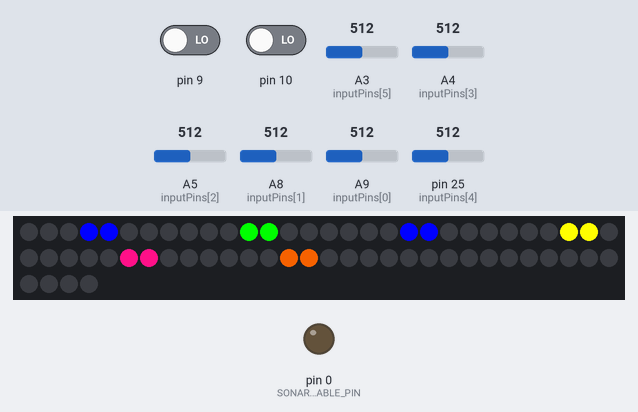
A sketch run on a simulated Teensy 4. On the bench: 64 RGB LEDs in strip order, left to right, continuing on the next row, output pins drawn as LEDs (lit = HIGH). The test bench sets the inputs (shaded band); at power-on: A3 (inputPins[5]) = 512, A4 (inputPins[3]) = 512, pin 25 (inputPins[4]) = 512, pin 9 LOW, pin 10 LOW, A5 (inputPins[2]) = 512, A8 (inputPins[1]) = 512, A9 (inputPins[0]) = 512. What the sketch prints to the serial monitor is not drawn.

Above: at 0.07 s.
At 1.2 s:
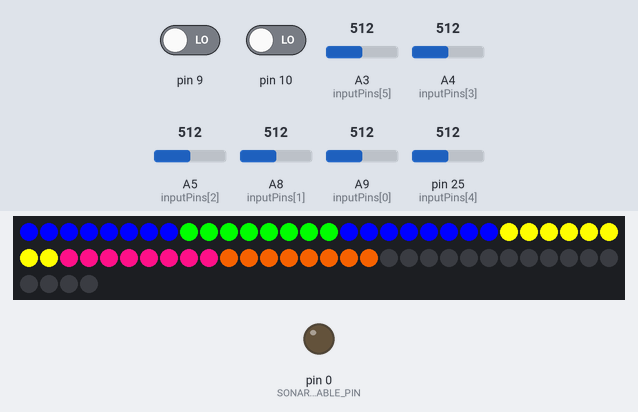
1.3 s: A3 (inputPins[5]) set to 691
2.8 s: A3 (inputPins[5]) set to 719
4.5 s: A4 (inputPins[3]) set to 693
6.0 s: A4 (inputPins[3]) set to 716
At 6.7 s:
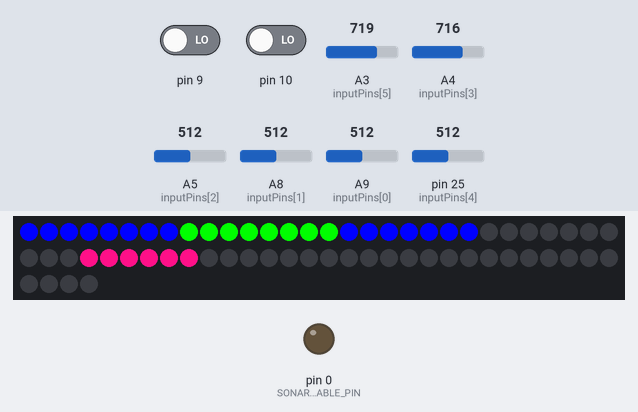
7.8 s: pin 25 (inputPins[4]) set to 691
9.3 s: pin 25 (inputPins[4]) set to 709
Timing chart, 0 to 12.1 s (numbered marks = the images above; inputs shaded):
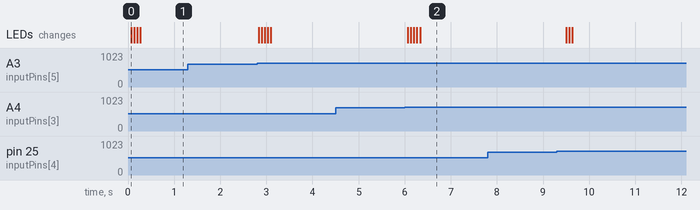

The sketch:

TeensyStaircaseV5LEDanimation.ino
```cpp
#include <OctoWS2811.h>

const int ledsPerStrip = 8;
const int numberOfTreads = 6;

DMAMEM int displayMemory[ledsPerStrip*numberOfTreads];
int drawingMemory[ledsPerStrip*numberOfTreads];

const int config = WS2811_GRB | WS2811_800kHz;

OctoWS2811 leds(ledsPerStrip, displayMemory, drawingMemory, config);

#define RED     0xFF0000
#define GREEN   0x00FF00
#define BLUE    0x0000FF
#define YELLOW  0xFFFF00
#define PINK    0xFF1088
#define ORANGE  0xE05800
#define WHITELED   0xFFFFFF
#define LEDOFF  0x000000

//#define THRESHOLD 50
#define SCAN_DELAY 200
#define SET_SENSITIVITY 700
#define SONAR_SENSITIVITY 70
#define LASER_SENSITIVITY 700
#define SONAR_ENABLE_PIN 0

int needsLighting[numberOfTreads] = {0, 0, 0, 0, 0, 0}; // 0 = off; 1 = lighting; 2 = unlighting;
elapsedMillis sinceLastLedScan = 0;
int treadNumber = 0;
int lastSong = 0;

int lastReadings[numberOfTreads];
int sustainState = 0;
int sensitivity = 0;
int sensitivities[] = {LASER_SENSITIVITY, LASER_SENSITIVITY, LASER_SENSITIVITY, LASER_SENSITIVITY, LASER_SENSITIVITY, LASER_SENSITIVITY};
int inputPins[] = {A9, A8, A5, A4, A11, A3};
int states[] = {0, 0, 0, 0, 0, 0};
int ledStarts[] = {0, ledsPerStrip, (ledsPerStrip * 2), (ledsPerStrip * 3), (ledsPerStrip * 4), (ledsPerStrip * 5)};
int colors[] = {BLUE, GREEN, BLUE, YELLOW, PINK, ORANGE, WHITELED};
int nextLefts[] = {(ledsPerStrip/2 - 1), (ledsPerStrip + (ledsPerStrip/2 - 1)), ((ledsPerStrip * 2) + (ledsPerStrip/2 - 1)), ((ledsPerStrip * 3) + (ledsPerStrip/2 - 1)), ((ledsPerStrip * 4) + (ledsPerStrip/2 - 1)), ((ledsPerStrip * 5) + (ledsPerStrip/2 - 1))};
int nextRights[] = {(ledsPerStrip/2), (ledsPerStrip + (ledsPerStrip/2)), ((ledsPerStrip * 2) + (ledsPerStrip/2)), ((ledsPerStrip * 3) + (ledsPerStrip/2)), ((ledsPerStrip * 4) + (ledsPerStrip/2)), ((ledsPerStrip * 5) + (ledsPerStrip/2))};

struct Tread {
    int numNotes;
    int notes[4];
};

//Mary Had Lamb with Chords defined
struct Tread treads[][6] = {{ {1, {48,56,59}},
                              {1, {50,57,60}},
                              {1, {52,59,62}},
                              {1, {53,61,64}},
                              {1, {55,63,66}},
                              {1, {57,65,68}}
                            }};

//Beethonven's Fifth Chords defined
struct Tread fifthTreads[][6] =  {{ {3, {47,51,54}},
                                    {3, {48,52,55}},
                                    {3, {50,54,57}},
                                    {3, {52,56,59}},
                                    {3, {57,61,64}},
                                    {3, {57,61,64}}
                                 }};

//Smoke on the Water
struct Tread smokeTreads[][6] = {{  {3, {48,52,55}},
                                    {3, {51,55,58}},
                                    {3, {53,57,60}},
                                    {3, {54,58,61}},
                                    {3, {57,61,64}},
                                    {3, {61,65,68}}
                                  }};


//Mary Had Lamb with Chords defined
struct Tread maryTreads[][6] = {{ {1, {52,56,59}},
                                  {1, {53,57,60}},
                                  {1, {55,59,62}},
                                  {1, {57,61,64}},
                                  {1, {57,61,64}},
                                  {1, {57,61,64}}
                                }};

//Louie Louie
struct Tread louieTreads[][6] =  {{ {1, {55,59,62}},
                                    {1, {62,66,69}},
                                    {1, {64,68,71}},
                                    {1, {65,69,72}},
                                    {1, {57,61,64}},
                                    {1, {57,61,64}}
                                 }};

// Carol of the Bells Melody NO CHORDS
struct Tread bellMelTreads[][6] =    {{ {1, {67,0,0}},
                                        {1, {68,0,0}},
                                        {1, {69,0,0}},
                                        {1, {70,0,0}},
                                        {1, {57,61,64}},
                                        {1, {57,61,64}}
                                     }};

// Carol of the Bells Bass
struct Tread bellBassTreads[][6] =   {{ {1, {50,54,57}},
                                        {1, {52,56,59}},
                                        {1, {53,57,60}},
                                        {1, {55,59,62}},
                                        {1, {57,61,64}},
                                        {1, {57,61,64}}
                                     }};

void readTread(void) {
  struct Tread * tread = &treads[0][treadNumber];
  int reading = analogRead(inputPins[treadNumber]);
    //Serial.print(treadNumber);
    //Serial.print(" ");
    /*Serial.print(reading);
    Serial.print(" ");
    if (treadNumber == 5) {
      Serial.println(" ");
    }*/

  //if(abs(reading - lastReadings[treadNumber]) < 5) {
  if(reading > sensitivities[treadNumber]) {
    if(states[treadNumber] == 1) {
      if(digitalRead(9)) {
        usbMIDI.sendNoteOff(tread->notes[0], 0, (1));
        needsLighting[treadNumber] = 2;
      } else {
        for(int i = 0; i < tread->numNotes; i++) {
          usbMIDI.sendNoteOff(tread->notes[i], 0, (1));
          needsLighting[treadNumber] = 2;
        }
      }
      states[treadNumber] = 0;
    }
  } else {
    if(states[treadNumber] == 0) {
      if(digitalRead(9)) {
        usbMIDI.sendNoteOn(tread->notes[0], 127, (1));
        //lightTread(tread->ledStart, tread->color);
        needsLighting[treadNumber] = 1;
        Serial.println(treadNumber);
      } else {
        for(int i = 0; i < tread->numNotes; i++) {
          usbMIDI.sendNoteOn(tread->notes[i], 127, (1));
          //lightTread(tread->ledStart, tread->color);
          needsLighting[treadNumber] = 1;
          Serial.println(treadNumber);
        }
      }
      //digitalWrite(13,HIGH);
      states[treadNumber] = 1;
    }
  }
  //}
  lastReadings[treadNumber] = reading;
}

void colorWipe(int color, int wait)
{
  for (int i=0; i < ledsPerStrip; i++) {
    leds.setPixel(i, color);
    //leds.show();
    //delayMicroseconds(wait);
  }
  leds.show();
}

void lightTread(int ledStart, int color)
{
  int ledEnd = ledStart + ledsPerStrip;
  for (int i=ledStart; i < ledEnd; i++) {
    leds.setPixel(i, color);
    //leds.show();
    //delayMicroseconds(wait);
  }
  leds.show();
}

void lightOff(int ledStart)
{
  int ledEnd = ledStart + ledsPerStrip;
  for (int i=ledStart; i < ledEnd; i++) {
    leds.setPixel(i, 0x000000);
  }
  leds.show();
}

void setup() {
    //for (int i=0; i<numberOfTreads; i++) {
      pinMode(A3,INPUT);
      pinMode(A4,INPUT);
      pinMode(A5,INPUT);
      pinMode(A8,INPUT);
      pinMode(A9,INPUT);
      pinMode(A11,INPUT_PULLUP);
      pinMode(A14,INPUT_PULLUP);
      pinMode(0,OUTPUT);
    //}
    leds.begin();
    leds.show();
    digitalWrite(13,LOW);
    Serial.begin(9600);
    Serial.print(leds.numPixels());
    Serial.print(" pixels ===================================================");
    //bmemcpy(treads, smokeTreads, sizeof(treads));
}

elapsedMillis sinceLastReading = 0;

void loop() {
  // LED Animation:
  if (sinceLastLedScan > 64) {
    for(int i=0; i<numberOfTreads; i++) {
        if (needsLighting[i] == 1) {
          leds.setPixel(nextLefts[i], colors[i]);
          leds.setPixel(nextRights[i], colors[i]);
          nextLefts[i]--;
          nextRights[i]++;
          if (nextLefts[i]  <  ledStarts[i]) {
            needsLighting[i] = 0;
          }
        } else if (needsLighting[i] == 2) {
          leds.setPixel(nextLefts[i], LEDOFF);
          leds.setPixel(nextRights[i], LEDOFF);
          nextLefts[i]++;
          nextRights[i]--;
          if (nextLefts[i]  >  (ledStarts[i] + (ledsPerStrip/2 -1))) {
            needsLighting[i] = 2;
            nextLefts[i] = (ledStarts[i] + (ledsPerStrip/2 -1));
            nextRights[i] = (ledStarts[i] + (ledsPerStrip/2));
          }
        }
      }
      leds.show();
      sinceLastLedScan = 0;
  }

 // Tread scanning:
    /*int song = analogRead(A4);
    if (abs(song - lastSong) > 50) {
      if (song <= 200) {
        // song one: Mary Had a Little Lamb
        Serial.println("Mary Had a Little Lamb");
      } else if ((song > 200) && (song <= 400)) {
        // song two: Louie Louie
        Serial.println("Louie Louie");
        memcpy(treads, louieTreads, sizeof(treads));
      } else if ((song > 400) && (song <= 600)) {
        // song three: Smoke on the Water
        Serial.println("Smoke on the Water");
        memcpy(treads, smokeTreads, sizeof(treads));
      } else if ((song > 600) && (song <= 800)) {
        // song four: Beethoven's Fifth Symphony
        Serial.println("Beethoven's Fifth Symphony");
        memcpy(treads, fifthTreads, sizeof(treads));
      } else if ((song > 800) && (song <= 900)) {
        // song five:
        Serial.println("Bells Melody");
        memcpy(treads, bellMelTreads, sizeof(treads));
      } else if ((song > 900) && (song <= 1024)) {
        // song six:
        Serial.println("Bells Bass");
        memcpy(treads, bellBassTreads, sizeof(treads));
      }
      lastSong = song;
    }
  */

  if (digitalRead(10)) {
    if (sustainState == 1) {
      usbMIDI.sendControlChange(64, 0, 1); // Sustain off if still pulled up
      sustainState = 0;
      digitalWrite(13,LOW);
    }
  } else {
    if (sustainState == 0) {
      usbMIDI.sendControlChange(64, 127, 1); // Sustain on if switch closed
      sustainState = 1;
      digitalWrite(13,HIGH);
    }
  }

  for (treadNumber = 0; treadNumber < numberOfTreads; treadNumber++) {
    readTread();
  }

} // Loop End
```

Measured:
- the behaviour switches between 700 and 701 on A4 (inputPins[3]) (found by bisection; images 1 and 2)
- after the input at 1.3 s, every drawn part: stays the same
- after the input at 4.5 s, every drawn part: stays the same
- after the input at 6.0 s, the LEDs: first change after 0.07 s (image 2 shows a later state)
- after the input at 7.8 s, every drawn part: stays the same
